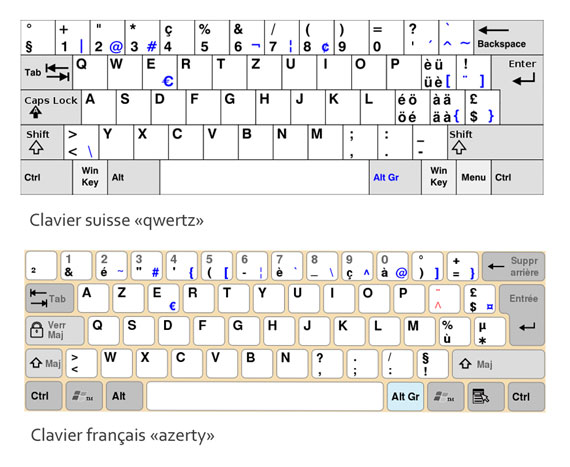
#> input picture Library/Keyboard layout/claviers-qwertz-et-azerty1.jpg, 570 x 467 px
$ python -i preprocess.py   (imports and definitions only)
#> lines starting #> are read from the running program, lines starting #| are printed output that depends on the picture
"""Turn a photo of a screen into something Tesseract can read.

Photographing an LCD adds three problems on top of ordinary OCR: moire
banding from the refresh scan, uneven lighting across the panel, and console
text that is light-on-dark when OCR engines expect dark-on-light. Each stage
here targets one of those.
"""

from __future__ import annotations

from typing import Sequence

import numpy as np
from PIL import Image

# Below this local standard deviation a window holds no edge, so it is flat
# background rather than a glyph. Without this guard a local threshold splits
# sensor noise in an empty region into "text".
MIN_CONTRAST = 25.0


def median_stack(images: Sequence[Image.Image]) -> Image.Image:
    """Median-combine frames shot back to back from a fixed camera.

    The refresh scan lands in a different place in each exposure, so the
    median of a few frames keeps the steady pixels and drops the banding.
    """
    if not images:
        raise ValueError("median_stack needs at least one image")
    if len(images) == 1:
        return images[0].convert("RGB")

    reference = images[0].convert("RGB")
    size = reference.size
    frames = [np.asarray(reference, dtype=np.uint8)]
    for image in images[1:]:
        frame = image.convert("RGB")
        if frame.size != size:
            frame = frame.resize(size, Image.BICUBIC)
        frames.append(np.asarray(frame, dtype=np.uint8))

    stacked = np.median(np.stack(frames, axis=0), axis=0)
    return Image.fromarray(stacked.astype(np.uint8), mode="RGB")


def to_gray(image: Image.Image) -> np.ndarray:
    """Grayscale as float32 in 0..255."""
    return np.asarray(image.convert("L"), dtype=np.float32)


# [31 lines left out: function _box_mean, not called in this run]


def local_mean(gray: np.ndarray, block: int) -> np.ndarray:
    """Windowed mean brightness."""
    return _box_mean(gray.astype(np.float64), block)


# [122 lines left out: functions local_std, otsu_threshold, background_is_dark, binarize, upscale, change_score and 1 more, not called in this run]

>>> import cv2
>>> picture = cv2.imread('../../Library/Keyboard layout/claviers-qwertz-et-azerty1.jpg', cv2.IMREAD_GRAYSCALE)
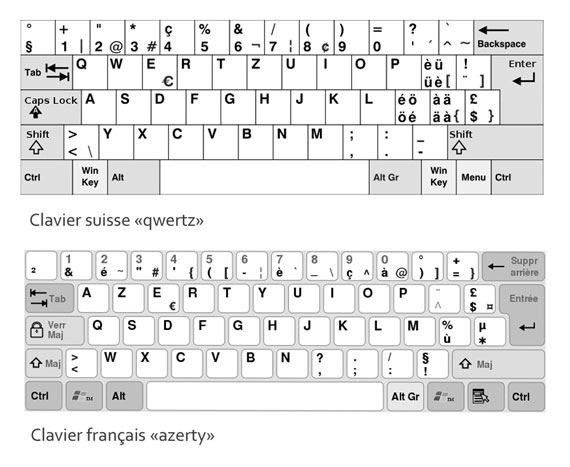
#> picture: shape (467, 570); min 0, max 255, mean 233.2
#> (the run stopped early here; a loop or call above may not have finished)
